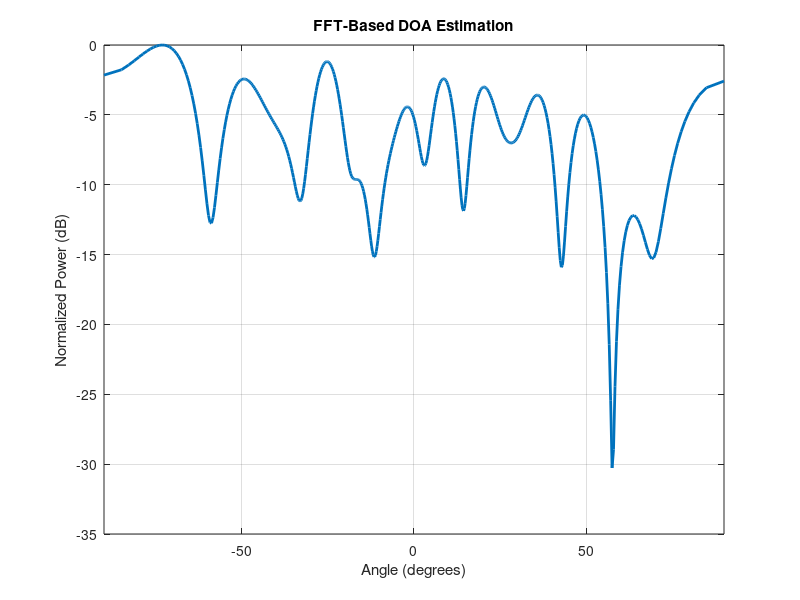

The MATLAB script that drew this image: (Note: this script raises an error after producing the figure.)
clc; clear; close all;

%% Parameters
M = 16;                  % Number of antenna elements
d = 0.5;                 % Element spacing (in wavelengths)
lambda = 1;             % Wavelength
theta_true = 20;        % True DOA in degrees
k = 2 * pi / lambda;    % Wave number
N_snapshots = 200;      % Number of time samples

%% Generate incoming signal
m = (0:M-1).';                          % Sensor indices
theta_rad = deg2rad(theta_true);
a_theta = exp(1j * k * d * m * sin(theta_rad));  % Steering vector

signal = exp(1j * 2 * pi * 0.05 * (0:N_snapshots-1));  % Time-domain signal
X = a_theta * signal;                    % M x N received signal (ideal)

%% Add noise
SNR_dB = 10;
SNR = 10^(SNR_dB/10);
noise = (randn(M, N_snapshots) + 1j * randn(M, N_snapshots)) / sqrt(2);
X_noisy = X + noise * sqrt(norm(X,'fro')^2 / (norm(noise,'fro')^2 * SNR));

%% Snapshot average
snapshot = mean(X_noisy, 2);   % M x 1

%% FFT across array elements
fft_len = 512;
spatial_fft = fftshift(fft(snapshot, fft_len));
power_spectrum = abs(spatial_fft).^2;

%% Angle mapping (from spatial frequency)
fs = linspace(-0.5, 0.5, fft_len);
theta_axis = asind(fs * lambda / d);

%% Plot FFT Spatial Spectrum
figure;
plot(theta_axis, 10*log10(power_spectrum / max(power_spectrum)), 'LineWidth', 2);
xlabel('Angle (degrees)');
ylabel('Normalized Power (dB)');
title('FFT-Based DOA Estimation');
grid on;
xlim([-90, 90]);
hold on;
xline(theta_true, '--r', 'True DOA');
legend('FFT Spectrum', 'True DOA');
